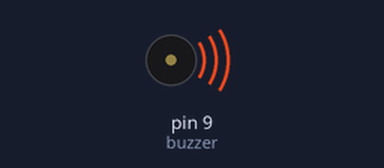
The sketch below on a simulated Arduino Uno, built with avr-gcc and run on an emulated ATmega328P. Shown: buzzer (waves = sounding).

Above: at 0.6 s.
At 4.6 s:
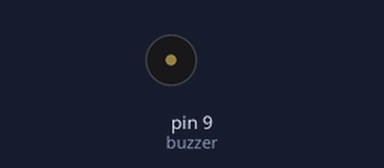
Timing chart, 0 to 6.1 s (numbered marks = the images above):
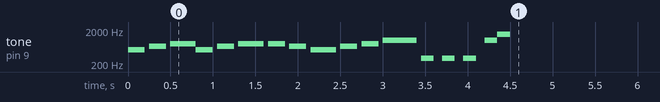

The sketch:

E_Buzzer_Melody.ino
```cpp
/*Using Passive buzzer to generate different tunes.
  CIRCUIT - Buzzer anode -> Pin 9, Buzzer cathode -> GND*/

int buzzer = 9;
int melody[] = {523, 659, 784, 784, 659, 523, 659, 784, 988}; //C5 E5 G5 G5 E5 C5 E5 G5 B5
int noteDurations[] = {200, 200, 300, 200, 200, 300, 200, 200, 400};
void setup()
{
  tone(buzzer, 523);   // C5
  delay(200);
  noTone(buzzer);
  delay(50);
  tone(buzzer, 659);   // E5
  delay(200);
  noTone(buzzer);
  delay(50);
  tone(buzzer, 784);   // G5
  delay(300);
  noTone(buzzer);

  for (int i = 0; i < 9; i++)
  {
    tone(buzzer, melody[i]);
    delay(noteDurations[i]);
    noTone(buzzer);
    delay(50); // pause between notes
  }

  errorTone();
  successTone();
}

void successTone()
{
  tone(9, 1000);
  delay(150);
  tone(9, 1500);
  delay(150);
  noTone(9);
}
void errorTone()
{
  for(int i = 0; i < 3; i++)
  {
    tone(9, 300);
    delay(150);
    noTone(9);
    delay(100);
  }
}

void loop()
{
}
```
